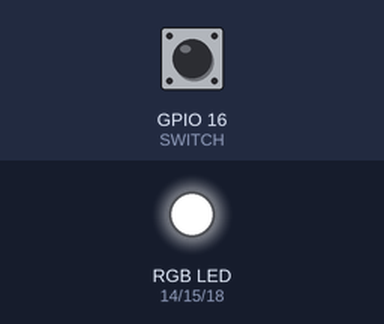
This program was run on a simulated Raspberry Pi (BCM pin numbers). On the bench: an RGB LED mixed from three pins (HIGH = lit). The inputs (shaded band) are chosen by the test bench; at power-on: GPIO 16 (SWITCH) HIGH.

Above: at 1.2 s.
1.3 s: GPIO 16 (SWITCH) pulled LOW for 0.15 s
At 2.0 s:
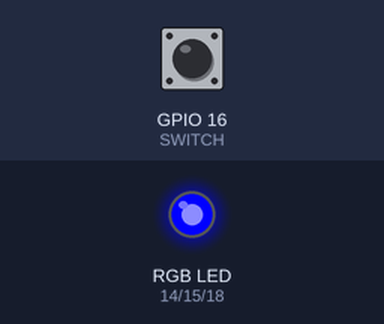
2.9 s: GPIO 16 (SWITCH) pulled LOW for 1 s
At 4.4 s:
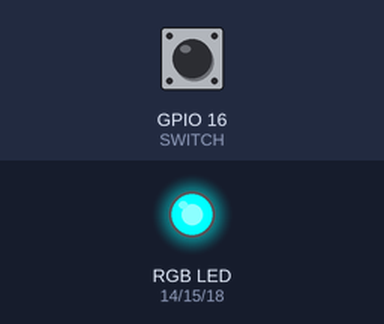
5.4 s: GPIO 16 (SWITCH) pulled LOW for 0.15 s
At 6.3 s:
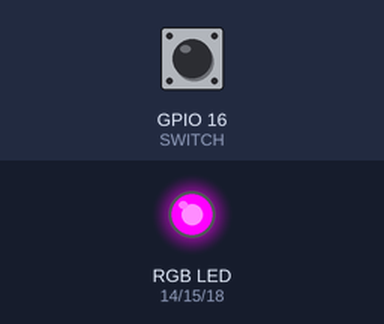
7.0 s: GPIO 16 (SWITCH) pulled LOW for 3.2 s
At 8.0 s:
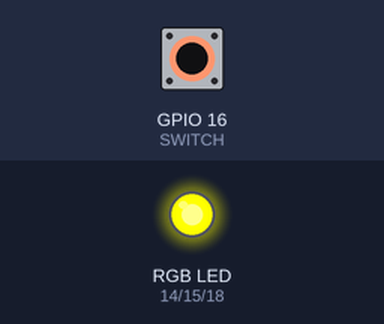
11.7 s: GPIO 16 (SWITCH) pulled LOW for 0.15 s
At 12.5 s:
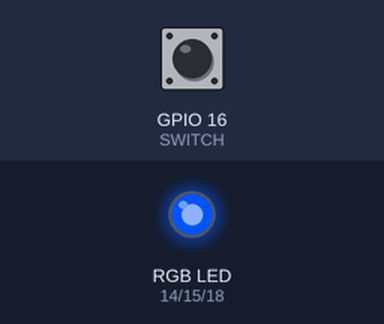
Timing chart, 0 to 13.5 s (numbered marks = the images above; inputs shaded):
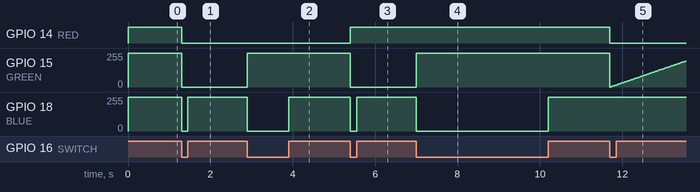

The program:

test.py
```python
import pigpio
import time

RED = 14
GREEN = 15
BLUE = 18
SWITCH = 16
compteur = 0

def setLed(gpio, level, tick):
    global compteur
    if compteur % 9 == 0:
        pi.write(RED, 0)
        pi.write(GREEN, 0)
        pi.write(BLUE, 0)
    if compteur % 9 == 1:
        pi.write(RED, 0)
        pi.write(GREEN, 0)
        pi.write(BLUE, 1)
    if compteur % 9 == 2:
        pi.write(RED, 0)
        pi.write(GREEN, 1)
        pi.write(BLUE, 0)
    if compteur % 9 == 3:
        pi.write(RED, 0)
        pi.write(GREEN, 1)
        pi.write(BLUE, 1)
    if compteur % 9 == 4:
        pi.write(RED, 1)
        pi.write(GREEN, 0)
        pi.write(BLUE, 0)
    if compteur % 9 == 5:
        pi.write(RED, 1)
        pi.write(GREEN, 0)
        pi.write(BLUE, 1)
    if compteur % 9 == 6:
        pi.write(RED, 1)
        pi.write(GREEN, 1)
        pi.write(BLUE, 0)
    if compteur % 9 == 7:
        pi.write(RED, 1)
        pi.write(GREEN, 1)
        pi.write(BLUE, 1)
    if compteur % 9 == 8:
        pi.set_PWM_range(RED, 100)
        pi.set_PWM_range(GREEN, 100)
        pi.set_PWM_range(BLUE, 100)
        pi.set_PWM_frequency(RED, 400)
        pi.set_PWM_frequency(GREEN, 400)
        pi.set_PWM_frequency(BLUE, 400)
        for r in range (0, 100):
            for g in range (0, 100):
                for b in range (0, 100):
                    pi.set_PWM_dutycycle(RED, r)
                    pi.set_PWM_dutycycle(GREEN, g)
                    pi.set_PWM_dutycycle(BLUE, b)
    compteur += 1;


pi = pigpio.pi()
pi.set_mode(RED, pigpio.OUTPUT)
pi.set_mode(GREEN, pigpio.OUTPUT)
pi.set_mode(BLUE, pigpio.OUTPUT)
pi.write(RED, 1)
pi.write(GREEN, 1)
pi.write(BLUE, 1)

pi.set_mode(SWITCH, pigpio.INPUT)
pi.set_pull_up_down(SWITCH, pigpio.PUD_UP)
pi.callback(SWITCH, pigpio.EITHER_EDGE, setLed)

while True:
    time.sleep(1)
```

Measured:
- after the input at 1.3 s, GPIO 14 (RED): HIGH → LOW at once; GPIO 15 (GREEN): 255/255 → 0/255 at once; GPIO 18 (BLUE): 255/255 → 0/255 at once, → 255/255 0.15 s later
- after the input at 2.9 s, GPIO 15 (GREEN): 0/255 → 255/255 at once; GPIO 18 (BLUE): 255/255 → 0/255 at once, → 255/255 1.0 s later
- after the input at 5.4 s, GPIO 14 (RED): LOW → HIGH at once; GPIO 15 (GREEN): 255/255 → 0/255 at once; GPIO 18 (BLUE): 255/255 → 0/255 at once, → 255/255 0.15 s later
- after the input at 7.0 s, GPIO 15 (GREEN): 0/255 → 255/255 at once; GPIO 18 (BLUE): 255/255 → 0/255 at once, → 255/255 3.2 s later
- after the input at 11.7 s, GPIO 14 (RED): HIGH → LOW at once
